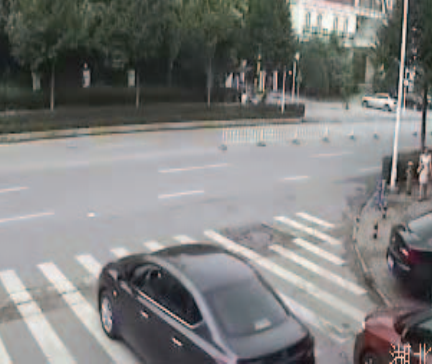
%> input picture ColorCastDetection/database/colorcast_normal.bmp, 432 x 364 px
$ octave --eval "result = ColorCastDetection(imread('../../database/colorcast_normal.bmp'));"   (GNU Octave 9; MATLAB toolbox functions it lacks are replaced by stand-ins)
%> lines starting %> are read from the running program, lines starting %| are printed output that depends on the picture; in (x1, y1, x2, y2) boxes, pixels count from 0 and x2, y2 are one past the last pixel; in counts of white or black regions, pixels touching at a corner belong together; the program's own positions count from 1
% Ref[1]. COLOR CAST DETECTION FOR SURVEILLANCE VIDEO
%     USING ADDITIVE AND SUBTRACTIVE COLOR SYSTEM

% Ref[2]. A Two-Stage Blind Image Color Correction
%     Using Color Cast Estimation
function Flag = ColorCastDetection( Image )

close all;

DISPLAY = true;

[M, N, ~] = size( Image );
%> M = 364; N = 432

ImageR = Image( :, :, 1 );    [xR, yR] = imhist( ImageR );
%> after `ImageR = Image( :, :, 1 )`:
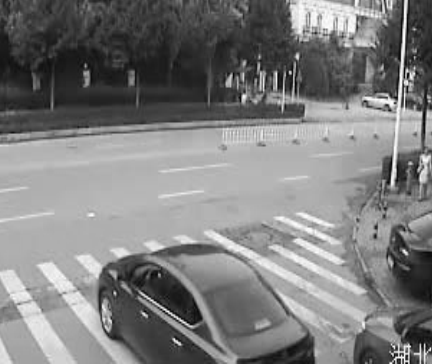
%> ImageR: size 364x432 uint8; min 3, max 254, mean 125.9
%> after `[xR, yR] = imhist( ImageR )`: xR = 256 values, max 4967 at index 176, min 0 at index 1, mean 614.2; yR = 256 values from 0 to 255
ImageG = Image( :, :, 2 );    [xG, yG] = imhist( ImageG );
%> after `ImageG = Image( :, :, 2 )`:
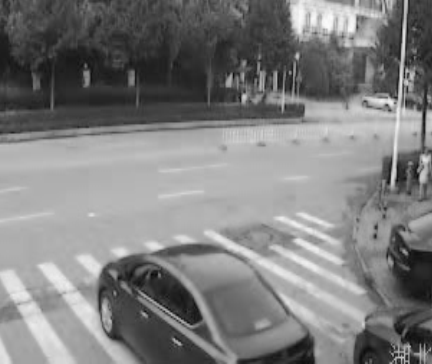
%> ImageG: size 364x432 uint8; min 7, max 251, mean 126.2
%> after `[xG, yG] = imhist( ImageG )`: xG = 256 values, max 4263 at index 176, min 0 at index 1, mean 614.2; yG = 256 values from 0 to 255
ImageB = Image( :, :, 3 );    [xB, yB] = imhist( ImageB );
%> after `[xB, yB] = imhist( ImageB )`: xB = 256 values, max 3265 at index 180, min 0 at index 1, mean 614.2; yB = 256 values from 0 to 255

if DISPLAY
    figure;
    plot( yR, xR, 'r-' );  hold on;
    plot( yG, xG, 'g-' );  hold on;
    plot( yB, xB, 'b-' );  hold off;
    legend( 'R-channel', 'G-channel', 'B-channel' );
    title( 'image hist' );
    grid on;
%> figure, not shown here; curve peaks at x = 175, y = 4967; curve peaks at x = 175, y = 4263; curve peaks at x = 179, y = 3265
end

% [15 lines of commented-out code are left out]
Hmin = min( min( ImageR, ImageG ), ImageB );
Hmax = max( max( ImageR, ImageG ), ImageB );

if DISPLAY
    figure;
    subplot( 211 );   imshow( Hmin );   title('Hmin');
    subplot( 212 );   imshow( Hmax );   title('Hmax');
end

% Ref[1]. Formula (3)
Ta = 5;
LbR = ( Hmax - ImageR ) < Ta;
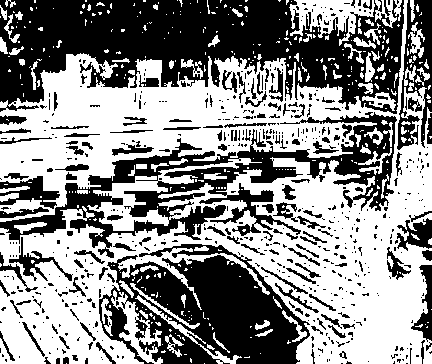
%> LbR: size 364x432 logical; 54.5% white; 597 black regions (462 under 20 px), largest, box (x1, y1, x2, y2) and area: (0, 0, 404, 114) 26999, (99, 244, 310, 364) 14683, (0, 112, 397, 258) 14024
LbG = ( Hmax - ImageG ) < Ta;
%> LbG: size 364x432 logical; 59.7% white; 503 black regions (416 under 20 px), largest, box (x1, y1, x2, y2) and area: (0, 0, 432, 364) 53919, (296, 0, 356, 41) 933, (266, 70, 299, 114) 587
LbB = ( Hmax - ImageB ) < Ta;
%> LbB: size 364x432 logical; 56.5% white; 353 black regions (278 under 20 px), largest, box (x1, y1, x2, y2) and area: (0, 0, 402, 157) 41292, (204, 0, 432, 364) 14663, (0, 255, 122, 364) 5267

% Ref[1]. Formula (4)
LdR = ( ImageR - Hmin ) < Ta;
%> LdR: size 364x432 logical; 69.2% white; 601 black regions (465 under 20 px), largest, box (x1, y1, x2, y2) and area: (204, 0, 432, 364) 15148, (0, 83, 321, 153) 6953, (0, 262, 122, 364) 4344
LdG = ( ImageG - Hmin ) < Ta;
%> LdG: size 364x432 logical; 52.8% white; 490 black regions (401 under 20 px), largest, box (x1, y1, x2, y2) and area: (0, 0, 432, 196) 48904, (218, 210, 368, 338) 5494, (0, 267, 71, 364) 2644
LdB = ( ImageB - Hmin ) < Ta;
%> LdB: size 364x432 logical; 66% white; 658 black regions (531 under 20 px), largest, box (x1, y1, x2, y2) and area: (0, 112, 397, 364) 38377, (387, 218, 432, 341) 3127, (397, 0, 432, 150) 1524

% Normal point, Li( x, y ) = ( 1, 1, 1 )
Lb = LbR & LbG & LbB;
%> Lb: size 364x432 logical; 20.9% white; 1443 white regions (1290 under 20 px), largest, box (x1, y1, x2, y2) and area: (0, 133, 215, 208) 4419, (193, 160, 361, 222) 3072, (135, 56, 255, 106) 2171
Ld = LdR & LdG & LdB;

if DISPLAY
    figure;
    subplot( 121 ); imshow( Lb );   title( 'Lb' );
    subplot( 122 ); imshow( Ld );   title( 'Ld' );
end

% Ref[1]. Formula (5)
LbR( Lb ) = ~LbR( Lb );
%> LbR: size 364x432 logical; 33.6% white; 832 white regions (669 under 20 px), largest, box (x1, y1, x2, y2) and area: (204, 0, 432, 364) 18013, (0, 61, 321, 159) 11915, (0, 255, 122, 364) 5470
LbB( Lb ) = ~LbB( Lb );
%> LbB: size 364x432 logical; 35.6% white; 679 white regions (560 under 20 px), largest, box (x1, y1, x2, y2) and area: (0, 112, 397, 364) 39313, (387, 211, 432, 342) 2834, (397, 0, 426, 150) 1411
LbG( Lb ) = ~LbG( Lb );
%> LbG: size 364x432 logical; 38.8% white; 1168 white regions (1051 under 20 px), largest, box (x1, y1, x2, y2) and area: (0, 0, 404, 199) 40706, (261, 250, 362, 341) 2291, (404, 0, 432, 113) 1980

LdR( Ld ) = ~LdR( Ld );
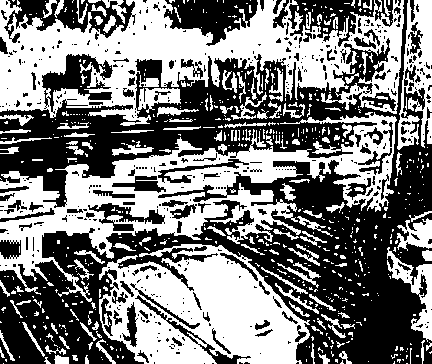
%> LdR: size 364x432 logical; 48.3% white; 641 white regions (507 under 20 px), largest, box (x1, y1, x2, y2) and area: (0, 0, 404, 126) 23018, (0, 112, 397, 302) 20723, (99, 244, 310, 364) 15816
LdB( Ld ) = ~LdB( Ld );
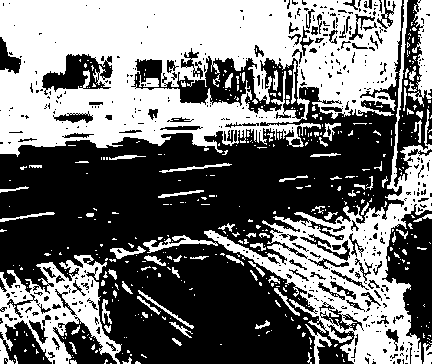
%> LdB: size 364x432 logical; 45.1% white; 467 white regions (389 under 20 px), largest, box (x1, y1, x2, y2) and area: (0, 0, 402, 157) 42364, (204, 0, 432, 364) 14949, (0, 255, 122, 364) 5685
LdG( Ld ) = ~LdG( Ld );
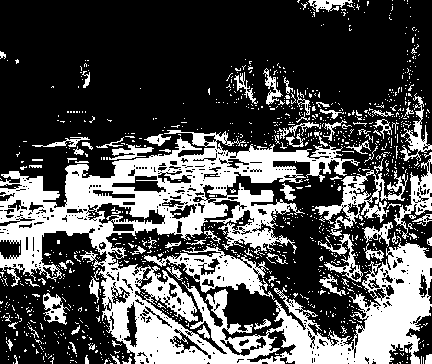
%> LdG: size 364x432 logical; 31.9% white; 1131 white regions (1050 under 20 px), largest, box (x1, y1, x2, y2) and area: (0, 130, 432, 364) 35267, (144, 246, 275, 300) 2352, (312, 170, 408, 236) 1777

if DISPLAY
    figure;
    subplot( 231 );	imshow( LbR );   title( 'LbR' );
    subplot( 232 );	imshow( LbB );   title( 'LbB' );
    subplot( 233 );	imshow( LbG );   title( 'LbG' );

  	subplot( 234 );	imshow( LdR );   title( 'LdR' );
    subplot( 235 );	imshow( LdB );   title( 'LdB' );
    subplot( 236 );	imshow( LdG );   title( 'LdG' );
end

% Ref[1]. Formula (6)
length = M * N;
%> length = 157248

EIRbR = sum( LbR( : ) ) / length;
%> EIRbR = 0.336
EIRbG = sum( LbG( : ) ) / length;
%> EIRbG = 0.388
EIRbB = sum( LbB( : ) ) / length;
%> EIRbB = 0.356

EIRdR = sum( LdR( : ) ) / length;
%> EIRdR = 0.483
EIRdG = sum( LdG( : ) ) / length;
%> EIRdG = 0.319
EIRdB = sum( LdB( : ) ) / length;
%> EIRdB = 0.451

EIRb = [ EIRbR, EIRbG, EIRbB ];
%> EIRb = [0.336 0.388 0.356]
EIRd = [ EIRbB, EIRdG, EIRdB ];
%> EIRd = [0.356 0.319 0.451]

if DISPLAY
    figure;
    EIR = [ EIRb , EIRd ];
%> EIR = [0.336 0.388 0.356 0.356 0.319 0.451]
    Bar = bar( diag( EIR ), 'stack' );
%> (this line was passed over: bar is not available in this run)

    set( Bar( 1 ), 'FaceColor', [ 1, 0, 0 ] );
    set( Bar( 2 ), 'FaceColor', [ 0, 1, 0 ] );
    set( Bar( 3 ), 'FaceColor', [ 0, 0, 1 ] );

    set( Bar( 4 ), 'FaceColor', [ 1, 0, 0 ] );
    set( Bar( 5 ), 'FaceColor', [ 0, 1, 0 ] );
    set( Bar( 6 ), 'FaceColor', [ 0, 0, 1 ] );

    hold on;
    plot( [ 3.5, 3.5 ], [ 0 , max(EIR) ], 'k-' );
    hold off;
end

% Ref[2]. Formula (5)
[EIRb, Indexb] = sort( EIRb, 'descend' );
%> EIRb = [0.388 0.356 0.336]; Indexb = [2 3 1]
[EIRd, Indexd] = sort( EIRd, 'descend' );
%> EIRd = [0.451 0.356 0.319]; Indexd = [3 1 2]
%> `result = ColorCastDetection(imread('../../database/colorcast_normal.bm..`:
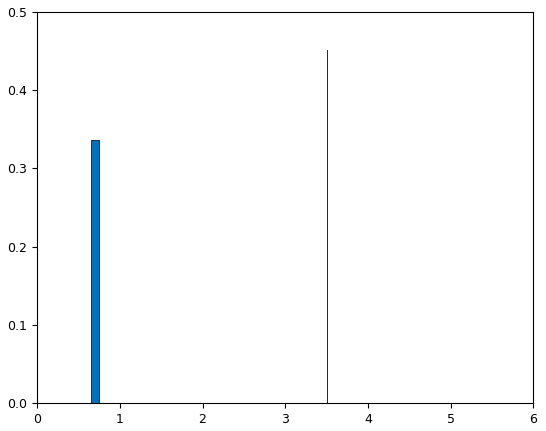
%> figure redrawn from the program's plot data; tallest bar 0.336 high, from x = 0.653 to 0.747

T1 = 0.8;   T2 = 0.8;
CC = zeros( 1, 3 );

if EIRd( 1, 1 ) - EIRd( 1, 2) > T1
    CC( 1, Indexd( end ) ) = 1;
end

if EIRb( 1, 1 ) - EIRb( 1, 2) > T2
    CC( 1, Indexb( end ) ) = 1;
end

% sum(CC)
Flag = sum( CC ) ~= 0;

$ run again, on ColorCastDetection/database/图片1.jpg
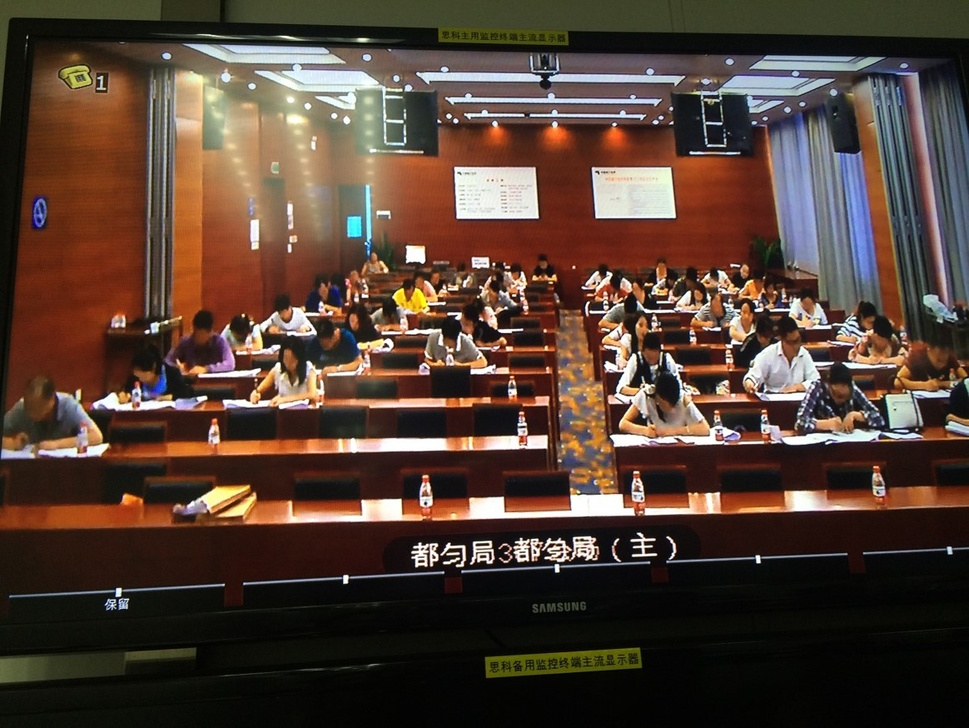
%> input picture ColorCastDetection/database/图片1.jpg, 969 x 728 px, shrunk from 1164 x 874 before the run
%> xR = 256 values, max 20500 at index 5, min 112 at index 1, mean 2755.6; yR = 256 values from 0 to 255
%> xG = 256 values, max 18647 at index 5, min 20 at index 1, mean 2755.6; yG = 256 values from 0 to 255
%> xB = 256 values, max 22089 at index 4, min 516 at index 185, mean 2755.6; yB = 256 values from 0 to 255
%> Lb: size 728x969 logical; 16.9% white; 1312 white regions (1133 under 20 px), largest, box (x1, y1, x2, y2) and area: (222, 622, 969, 728) 53266, (226, 552, 969, 655) 36417, (552, 34, 969, 94) 5820
%> in ColorCastDetection, `LdG( Ld ) = ~LdG( Ld );`:
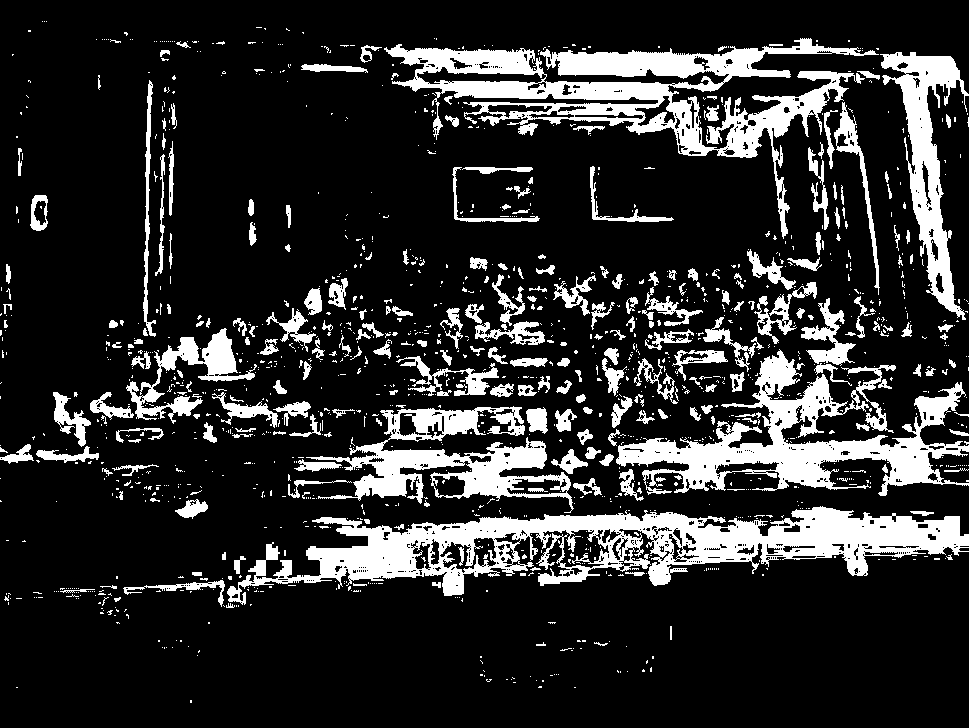
%> LdG: size 728x969 logical; 17.5% white; 1378 white regions (1126 under 20 px), largest, box (x1, y1, x2, y2) and area: (227, 506, 969, 605) 26326, (384, 38, 879, 239) 21855, (616, 349, 969, 496) 16359
%> EIRbR = 0.686
%> EIRbG = 0.221
%> EIRbB = 0.125
%> EIRdR = 0.173
%> EIRdG = 0.175
%> EIRdB = 0.702
%> EIRb = [0.686 0.221 0.125]
%> in ColorCastDetection, `EIRd = [ EIRbB, EIRdG, EIRdB ];`: EIRd = [0.125 0.175 0.702]
%> EIR = [0.686 0.221 0.125 0.125 0.175 0.702]
%> Indexb = [1 2 3]
%> in ColorCastDetection, `[EIRd, Indexd] = sort( EIRd, 'descend' );`: EIRd = [0.702 0.175 0.125]; Indexd = [3 2 1]
%> `result = ColorCastDetection(imread('../../database/colorcast_normal.bm..`:
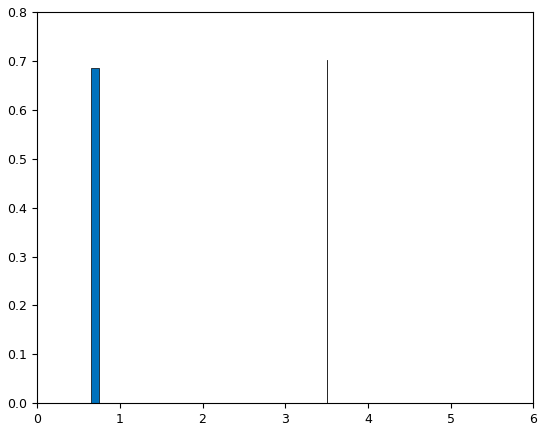
%> figure redrawn from the program's plot data; tallest bar 0.686 high, from x = 0.653 to 0.747

$ run again, on ColorCastDetection/database/图片2.jpg
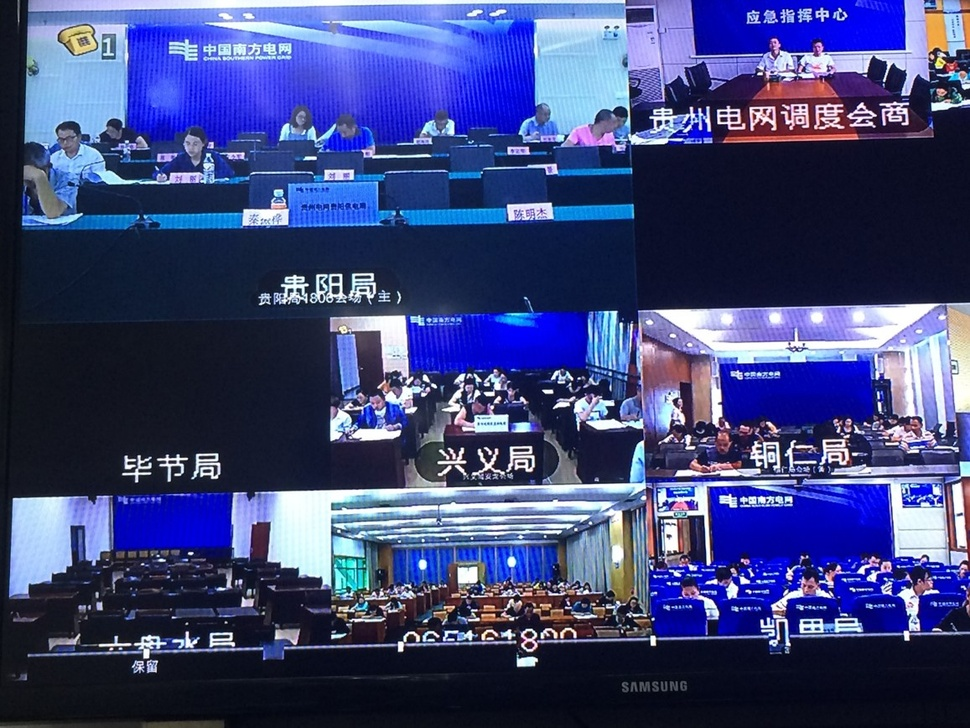
%> input picture ColorCastDetection/database/图片2.jpg, 970 x 728 px, shrunk from 1157 x 868 before the run
%> xR = 256 values, max 25004 at index 12, min 784 at index 199, mean 2758.4; yR = 256 values from 0 to 255
%> xG = 256 values, max 20877 at index 15, min 744 at index 227, mean 2758.4; yG = 256 values from 0 to 255
%> xB = 256 values, max 41468 at index 256, min 5 at index 2, mean 2758.4; yB = 256 values from 0 to 255
%> Lb: size 728x970 logical; 1.2% white; 697 white regions (654 under 20 px), largest, box (x1, y1, x2, y2) and area: (805, 304, 936, 348) 1229, (0, 716, 176, 728) 1154, (657, 310, 787, 350) 1062
%> in ColorCastDetection, `LbR( Lb ) = ~LbR( Lb );`:
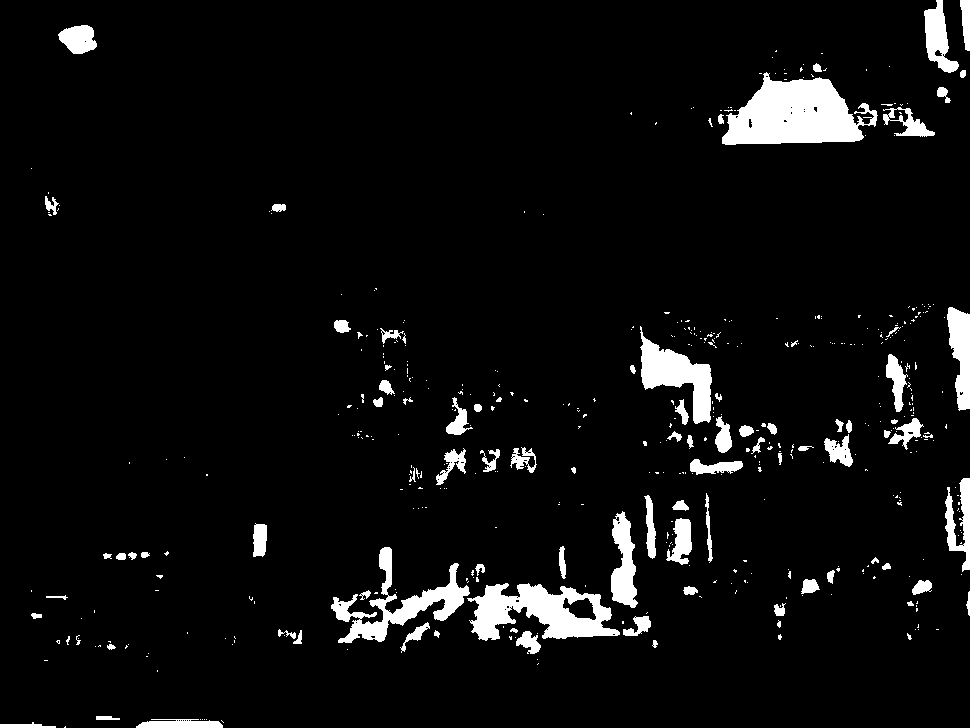
%> LbR: size 728x970 logical; 5.5% white; 488 white regions (397 under 20 px), largest, box (x1, y1, x2, y2) and area: (722, 72, 878, 145) 7085, (467, 583, 620, 641) 4836, (331, 547, 470, 643) 3582
%> EIRbR = 0.0548
%> EIRbG = 0.0318
%> EIRbB = 0.945
%> EIRdR = 0.88
%> EIRdG = 0.539
%> EIRdB = 0.0235
%> in ColorCastDetection, `EIRb = [ EIRbR, EIRbG, EIRbB ];`: EIRb = [0.0548 0.0318 0.945]
%> EIRd = [0.945 0.539 0.0235]
%> EIR = [0.0548 0.0318 0.945 0.945 0.539 0.0235]
%> in ColorCastDetection, `[EIRb, Indexb] = sort( EIRb, 'descend' );`: EIRb = [0.945 0.0548 0.0318]; Indexb = [3 1 2]
%> Indexd = [1 2 3]
%> Flag = true
%> `result = ColorCastDetection(imread('../../database/colorcast_normal.bm..`:
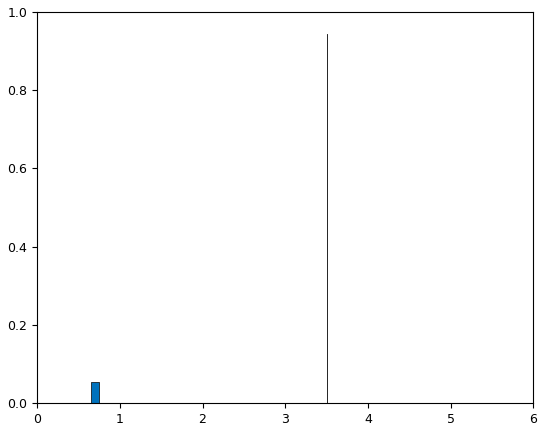
%> figure redrawn from the program's plot data; tallest bar 0.0548 high, from x = 0.653 to 0.747
